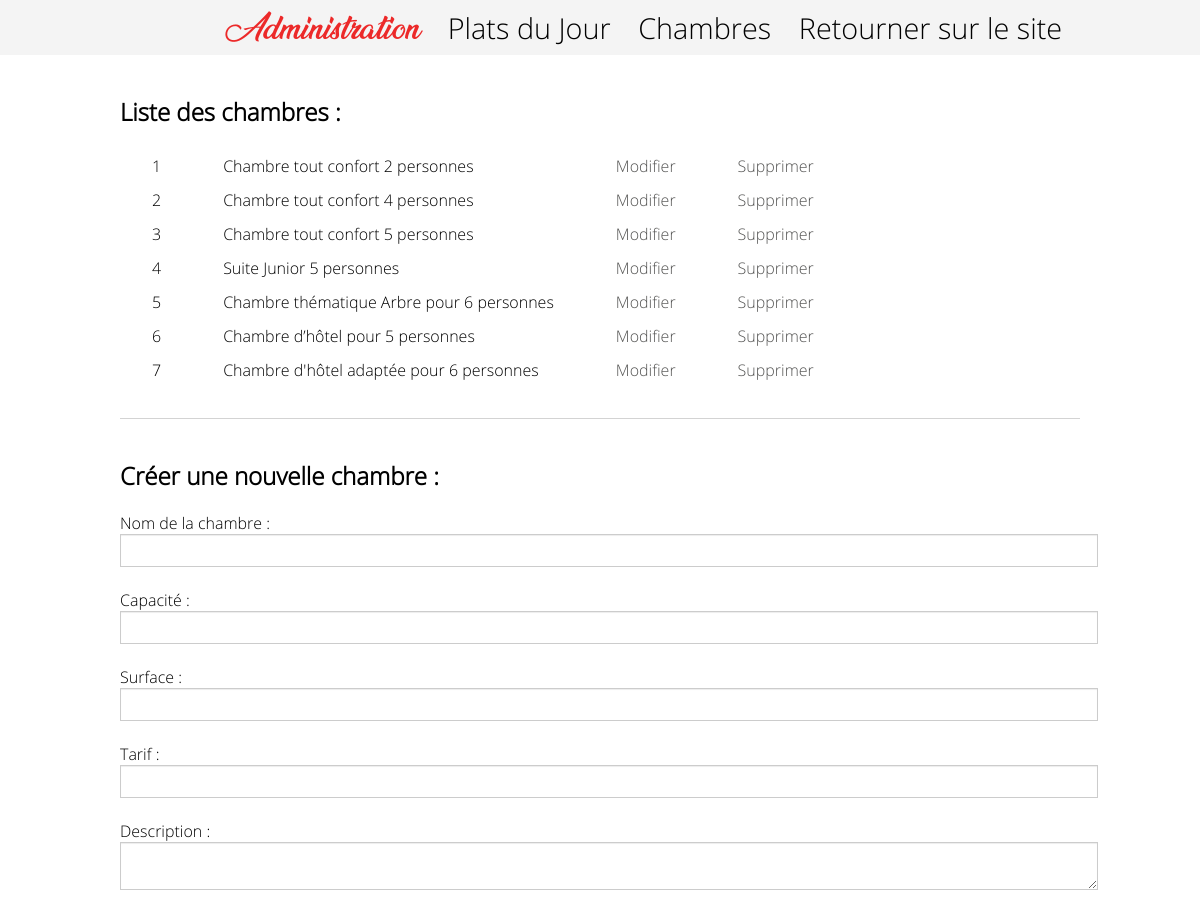
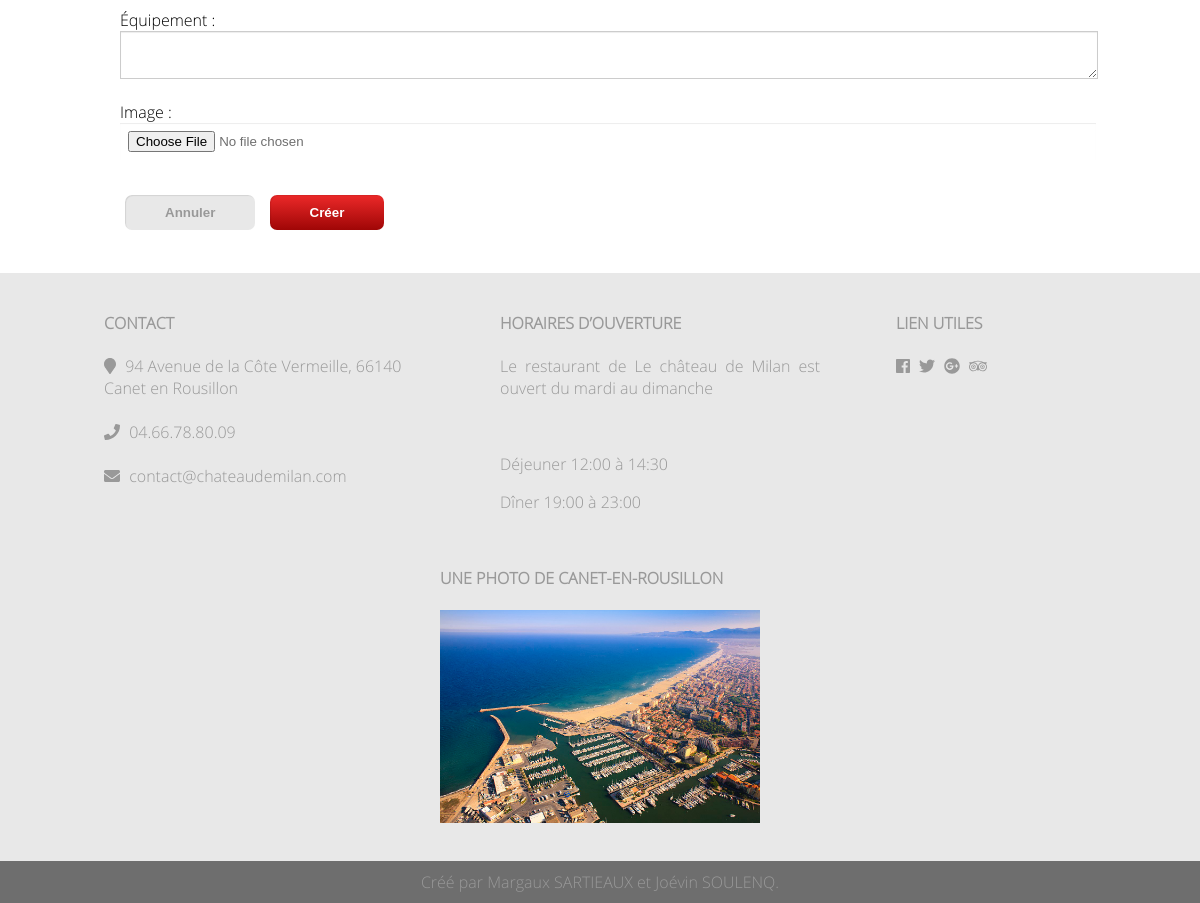
The page /admin/chambre/chambre.php on the database its author committed (2 pictures, top to bottom).
### tables this page shows
CREATE TABLE IF NOT EXISTS Chambre(
	id_chambre	INTEGER NOT NULL AUTO_INCREMENT,
	nom			VARCHAR(255) NOT NULL,
	description	TEXT NOT NULL,
	capacite	INTEGER NOT NULL,
	surface		DECIMAL(6,2) NOT NULL,
	tarif		DECIMAL(6,2) NOT NULL,
	equipement	TEXT NOT NULL,
  	PRIMARY KEY (id_chambre)
);

### admin/chambre/chambre.php (the view, shortened to what this page needs)
<!DOCTYPE html>
<html>
  <head>
    <link rel="stylesheet" href="../../css/style.css">
  </head>
  <body>
    <?php require "../admMenu.php"; ?>
  <div id="contenu">
    <section>
      <header>
        <h2>Liste des chambres :</h2>
      </header>
        <table>
<?php
  require "../../inc/config.php";
  $result = $conn->prepare('SELECT * FROM Chambre');
  $result->execute();
  while ($data = $result->fetch()) {
    $html = '<tr>';
    $html .= '<td>' .$data['id_chambre'] . '</td>';
    $html .= '<td>' . $data['nom'] . '</td>';
    $html .= '<td><a href="editChambre.php?id=' . $data['id_chambre'] . '">Modifier</a></td>';
    $html .= '<td><a href="supprChambre.php?id=' . $data['id_chambre'] . '">Supprimer</a></td>';
    $html .= '</tr>';
    echo $html;
  }
?>
      </table>
    </section>
    <section>
      <header><hr/>
        <h2>Créer une nouvelle chambre :</h2>
      </header>
      <form method="post" action="creerChambre.php" enctype="multipart/form-data">
        <label for="nom">Nom de la chambre :</label>
        <input type="text" id="nom" name="nom"/>
        <br/>
        <label for="capacite">Capacité : </label>
        <input type="number" id="capacite" name="capacite"/>
        <br/>
        <label for="surface">Surface : </label>
        <input type="number" id="surface" name="surface"/>
        <br/>
        <label for="tarif">Tarif : </label>
        <input type="number" id="tarif" name="tarif"/>
        <br/>
        <label for="description">Description : </label>
        <textarea id="description" name="description"></textarea>
        <br/>
        <label for="equipement">Équipement : </label>
        <textarea id="equipement" name="equipement"></textarea>
        <br/>
        <label>Image : </label>
        <input type="file" style="border:none" name="image"/>
          <br/>
        <div class="boutons">
          <button type="reset">Annuler</button>
          <button type="submit">Créer</button>
        </div>
      </form>
    </section>
    <?php require "../../inc/footer.php"; ?>
    </div>
  </body>
</html>

### css/style.css (style rules this page uses)
html { position: relative; min-height: 100%; }
body { font-family: "Open Sans", Helvetica, sans-serif; overflow-x:hidden; box-sizing: border-box; margin: 0 0 100px; }
section { position: relative; padding: 0px 10%; margin-bottom: 30px; }
header > hr { height: 1px; background-color: lightgray; border: 0; }
h2 { font-weight: bold; margin-top: 40px; }
a { color:#535352; text-decoration:none; }
input, textarea, select { display: block; padding: 8px 8px; width: 100%; resize: vertical; color: #6F6F6F; background-color: #FFF; border: 1px solid #CCC; box-shadow: 0px 1px 1px rgba(0, 0, 0, 0.075) inset; transition: border-color 0.15s ease-in-out 0s, box-shadow 0.15s ease-in-out 0s; }
button, a.button { background-image: linear-gradient(to bottom, #ec2929 0px, #9f0606 100%); border-radius: 7px; box-shadow: 1px 1px 1px rgba(0, 0, 0, 0.09) inset; transition: border-color 0.15s ease-in-out 0s, box-shadow 0.15s ease-in-out 0s; margin: 13px 5px; padding: 10px 40px; border: 0px; color: white; font-weight:bold; text-decoration: none; }
button[type=reset] { background-image: linear-gradient(to bottom, #e8e8e8 0px, #e8e8e8 100%); color: #999; }

### css/menu.css (style rules this page uses)
#contenu { transition:margin-left 0.5s; overflow: hidden; }

### css/admin.css (style rules this page uses)
input, textarea, select { margin: 0px 0px; width: 75%; resize: vertical; }
table { margin-bottom: 20px; }
td { padding: 5px 30px; margin-left: 10px; }

### rows shown on the page
chambre: id_chambre "1", nom "Chambre tout confort 2 personnes"
chambre: id_chambre "2", nom "Chambre tout confort 4 personnes"
chambre: id_chambre "3", nom "Chambre tout confort 5 personnes"
chambre: id_chambre "4", nom "Suite Junior 5 personnes"
chambre: id_chambre "5", nom "Chambre thématique Arbre pour 6 personnes"
chambre: id_chambre "6", nom "Chambre d’hôtel pour 5 personnes"
chambre: id_chambre "7", nom "Chambre d'hôtel adaptée pour 6 personnes"
